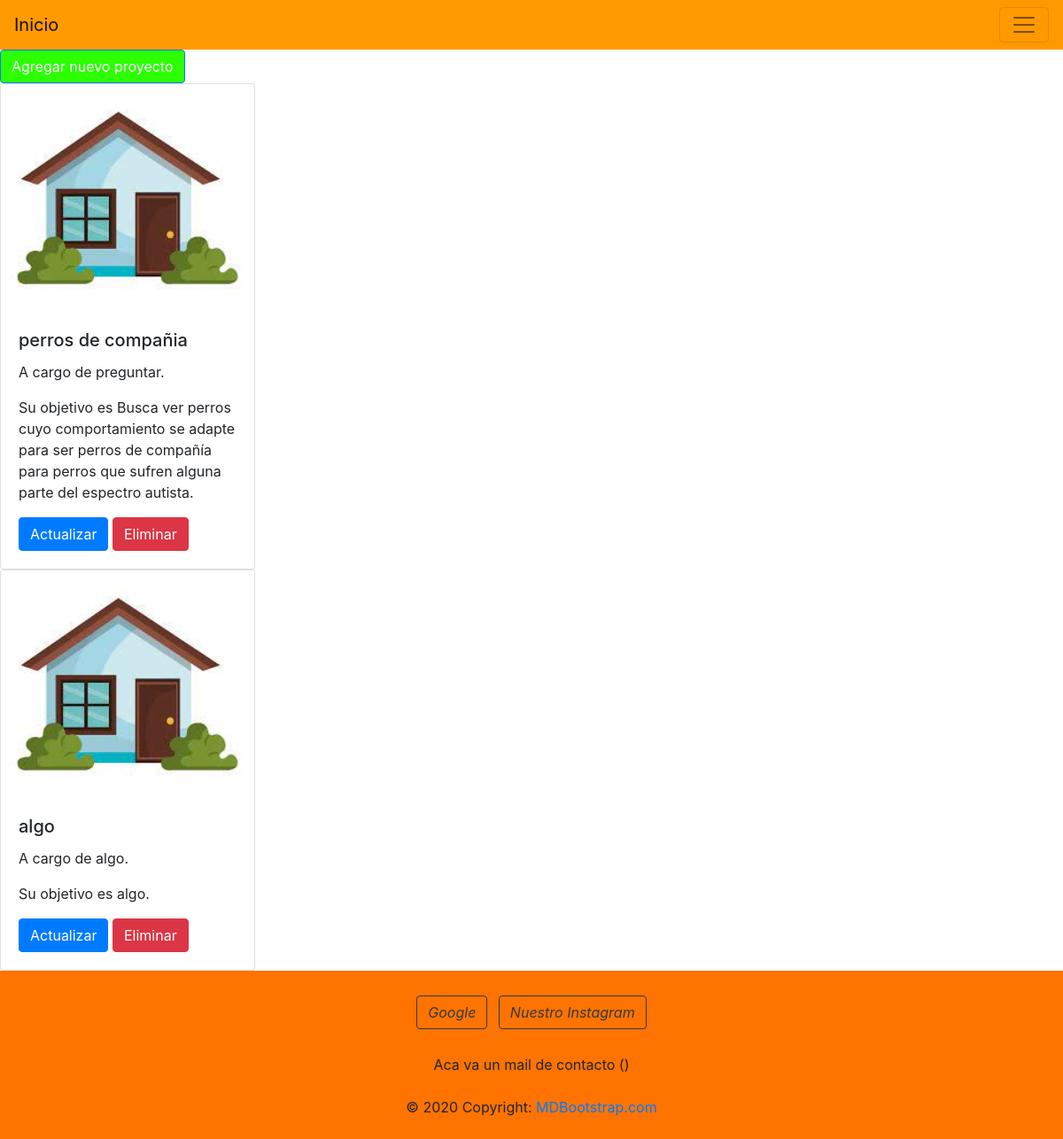
Page /modelos/nuestros_proyectos/ (signed in) on the committed database.
### Models/models.py (models this page shows, shortened)
class OthersProjects (models.Model):
    project_name = models.CharField(max_length=30 , verbose_name='Nombre del proyecto')
    institution_or_person_in_charge = models.CharField (max_length=30, verbose_name='Persona/institucion a cargo')
    project_objective =models.CharField (max_length =500, verbose_name='Objetivo del proyecto')
    class Meta:
        verbose_name = 'Otro proyecto'
        verbose_name_plural = 'Otros proyectos'

### Models/views.py (the view)
@login_required
def list_others_projects (request):
    if 'search' in request.GET:
        search = request.GET [search]
        all_projects = OthersProjects.objects.filter (project_name__icontais = search)
    else:
        all_projects = OthersProjects.objects.all ()
    context = {
        'others_projects': all_projects,
    }
    return render (request ,'others_projects/list_others_projects.html', context = context )

### templates/others_projects/list_others_projects.html (shortened to what this page needs)
{% extends 'base.html' %}
{% block forms %}
<a style="background-color: rgb(43, 255, 0);" href="http://127.0.0.1:8000/modelos/nuevo_proyecto/" class="btn btn-primary">Agregar nuevo proyecto</a>
{% endblock %}
{%block content%}
    {% for elemento in others_projects %}
        <div class="card" style="width: 18rem;">
            <img class="card-img-top" alt="...">
            <div class="card-body">
                <h5 class="card-title">{{elemento.project_name}}</h5>
                <p class="card-text">A cargo de {{elemento.institution_or_person_in_charge}}.</p>
                <p class="card-text">Su objetivo es {{elemento.project_objective}}.</p>
                <a href="http://127.0.0.1:8000/modelos/actualizar_nuestros_proyectos/{{elemento.id}}/" class="btn btn-primary">Actualizar</a>
                <a href="http://127.0.0.1:8000/modelos/eliminar_proyecto/{{elemento.id}}/" class="btn btn-danger">Eliminar</a>
            </div>
        </div>
    {% endfor %}
{% endblock %}

### rows in the picture
OthersProjects: project_name "perros de compañia", institution_or_person_in_charge "preguntar", project_objective "Busca ver perros cuyo comportamiento se adapte para ser perros de compañía para perros que sufren alguna parte del espectro autista"
OthersProjects: project_name "algo", institution_or_person_in_charge "algo", project_objective "algo"
